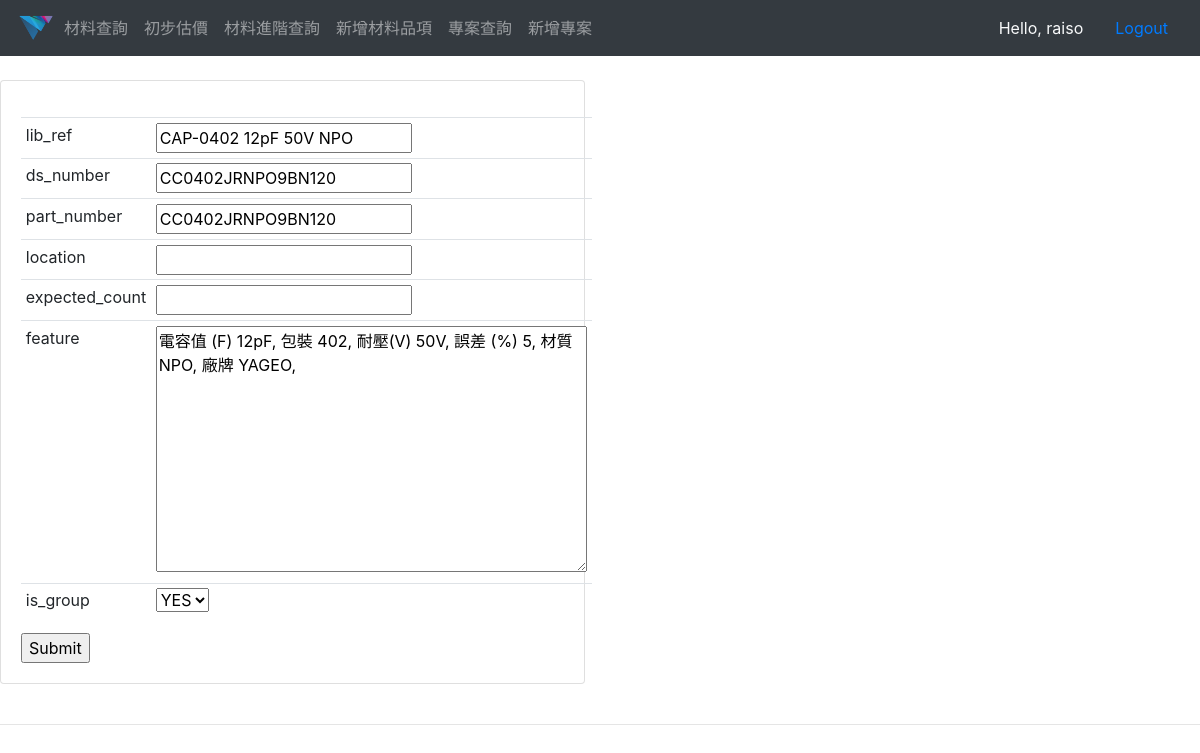
/update_item/1003/ (signed in), run on the app's committed database.
### material_management_system/models.py (models this page shows, shortened)
class Item(models.Model):
    STATUS = (
        ('YES', 'YES'),
        ('NO', 'NO'),
    )
    lib_ref = models.CharField(max_length=50, blank=True)
    ds_number = models.CharField(max_length=20, unique=True)
    part_number = models.CharField(max_length=50, null=True, blank=True)
    location = models.CharField(max_length=200, null=True, blank=True)
    expected_count = models.IntegerField(null=True)
    feature = models.TextField(blank=True, null=True)
    date_created = models.DateTimeField(auto_now_add=True)
    free_count = models.IntegerField(default=0)
    unavailable_count = models.IntegerField(default=0)
    is_group = models.CharField(max_length=5, choices=STATUS, default='YES')

### material_management_system/views.py (the view, shortened to what this page needs)
# urls.py: path('update_item/<str:pk>/', views.update_item, name="update_item"),
@login_required(login_url='login')
def update_item(request, pk):
    item = Item.objects.get(id=pk)
    form = ItemForm(instance=item)
    info = str()
    context = {'form': form, 'info': info}
    return render(request, 'new_item.html', context)

### material_management_system/forms.py
class ItemForm(ModelForm):
    lib_ref = forms.CharField(label="Lib Ref")
    ds_number = forms.CharField(label="DS Number")
    part_number = forms.CharField(label="Part Number")
    location = forms.CharField(label="存放位置")
    expected_count = forms.IntegerField(label="期望庫存")
    class Meta:
        model = Item
        fields = '__all__'
        exclude = ['free_count', 'unavailable_count']

### templates/new_item.html (shortened to what this page needs)
{% extends 'main.html' %}
{% block content %}
<br>
<div class="row">
	<div class="col-md-6">
		<div class="card card-body">
			<form action="" method="POST">
            <table class="table table-sm">
                {% for it in form %}
                    <tr>
                    <td>{{ it.name }}</td>
                    <td>{{ it }}</td>
                    </tr>
                {% endfor %}
            </table>
				<input type="submit" name="Submit">
			</form>
		</div>
	</div>
</div>
<br>
{% endblock %}

### templates/navbar.html (shortened to what this page needs)
{% load static %}
<nav class="navbar navbar-expand-lg navbar-dark bg-dark">
    <img src="{% static 'images/logo.png' %}" alt="DS_LOGO" height="40">
    <div class="collapse navbar-collapse" id="navbarNav">
        <ul class="navbar-nav">
            <li class="nav-item">
                <a class="nav-link" href="{% url 'material_search' %}">材料查詢</a>
            </li>
            <li class="nav-item">
                <a class="nav-link" href="{% url 'materials_price' %}">初步估價</a>
            </li>
            <li class="nav-item">
                <a class="nav-link" href="{% url 'material_detail_search' %}">材料進階查詢</a>
            </li>
            <li class="nav-item">
                <a class="nav-link" href="{% url 'new_item' %}">新增材料品項</a>
            </li>
            <li class="nav-item">
                <a class="nav-link" href="{% url 'project_search' %}">專案查詢</a>
            </li>
            <li class="nav-item">
                <a class="nav-link" href="{% url 'new_project' %}">新增專案</a>
            </li>
        </ul>
    </div>
  <span class="hello-msg nav-link text-light" >Hello, {{request.user}}</span>
  <span ><a  class="hello-msg nav-link" href="{% url 'logout' %}">Logout</a></span>
</nav>

### data on the page
Item: form "CAP-0402 12pF 50V NPO" "CC0402JRNPO9BN120" "CC0402JRNPO9BN120" "電容值 (F) 12pF, 包裝 402, 耐壓(V) 50V, 誤差 (%) 5, 材質 NPO, 廠牌 YAGEO," "YES"

### other printed values
{{ request.user }} "raiso"
{{ it.name }} "lib_ref" "ds_number" "part_number" "location" "expected_count" "feature" "is_group"
